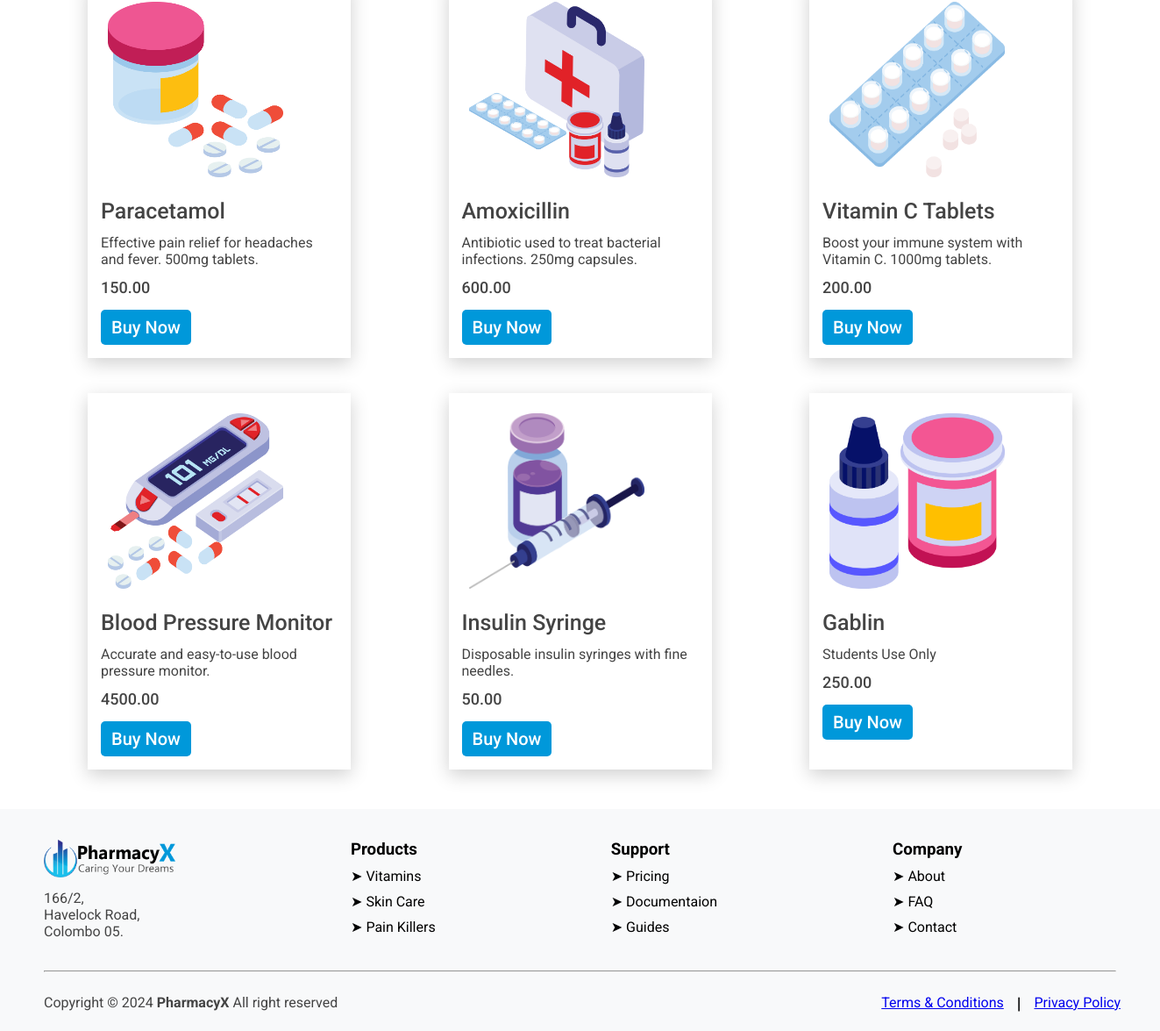
Before: /products.php (signed in, lower part) with the older database file.
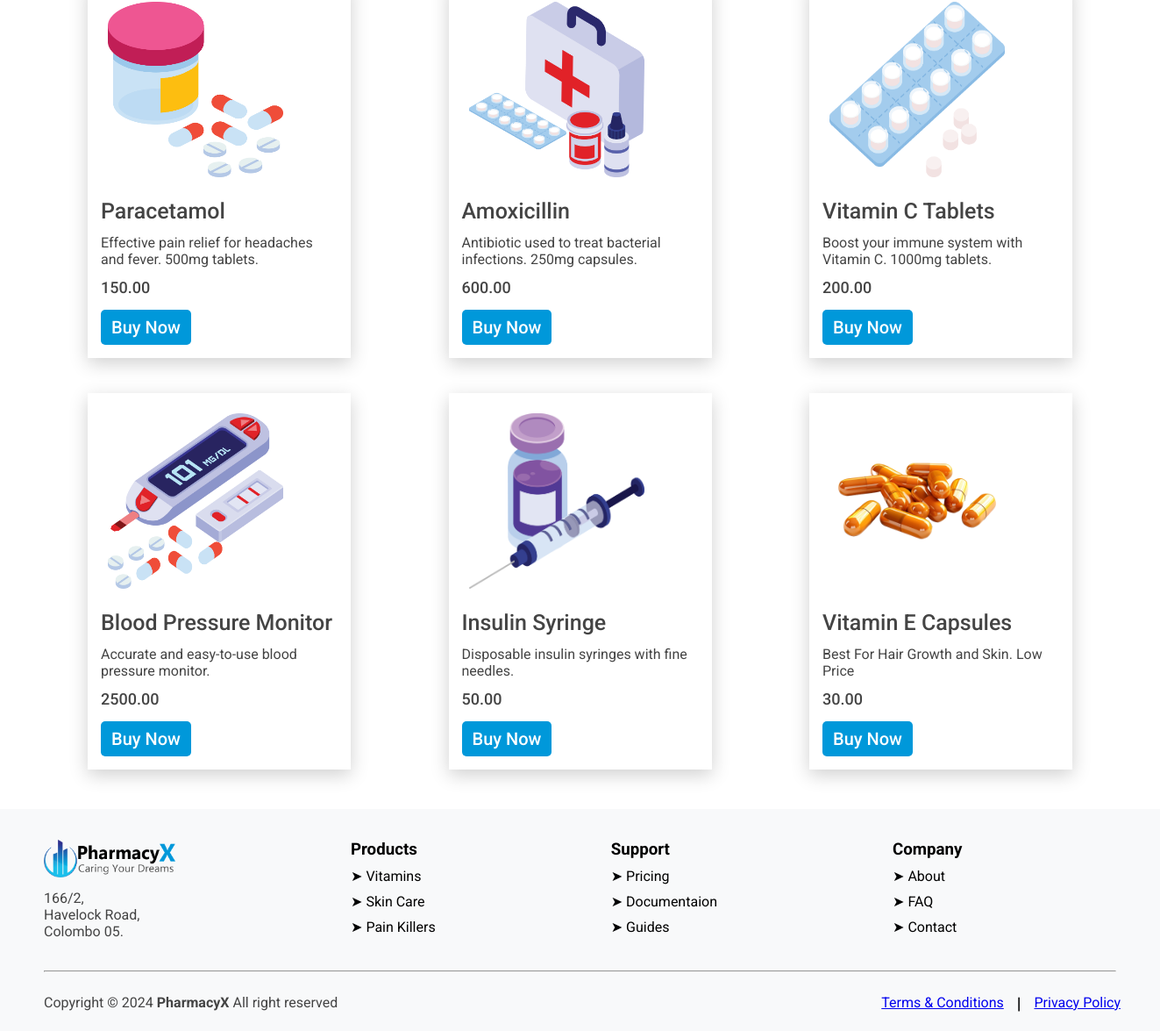
After: the same page with the newer database file.
### tables this page shows
CREATE TABLE `Products` (
  `product_id` int(11) NOT NULL,
  `product_name` varchar(255) NOT NULL,
  `product_description` text DEFAULT NULL,
  `price` decimal(10,2) NOT NULL,
  `stock_quantity` int(11) NOT NULL,
  `image_url` varchar(255) DEFAULT NULL,
  `expire_date` date NOT NULL
);

### products.php (the view, shortened to what this page needs)
<!DOCTYPE html>
<html lang="en">
<head>
    <link rel="stylesheet" href="./CSS/index.css">
    <link rel="stylesheet" href="./CSS/products.css">
</head>
<body>
    <?php include("./header.php"); ?>
    <div class="products-section-container">
         <div class="product-content-container">
        <?php
            $sql = "SELECT * FROM products";
            $result = mysqli_query($Connection,$sql);
                while($row = $result -> fetch_assoc()){
                    $productName = $row['product_name'];
                    $productDescription = $row['product_description'];
                    $price = $row['price'];
                    $product_id = $row['product_id'];
                    $img = $row['image_url'];
                    $image_URL= "./Images/product-icons/".$img;
                    echo "<div class='products-container'>
                            <div class='product-image-container'>
                                <img src='$image_URL' alt='' class='item-image' >
                            </div>
                            <div class='product-details-container'>
                                <p class='item-name'>$productName</p>
                                <p class = 'product-discription'>$productDescription</p>
                                <p class='item-price'>$price</p>
                                <form action='./order_product.php' method='POST' >
                                    <input type='hidden' name='prdct_id' value='$product_id'>
                                    <button class='item-buynow-button' name='buynowbtn' >Buy Now</button>
                                </form>
                            </div>
                          </div>";
                }
        ?>
        </div>
    </div>
    <?php include("./footer.php"); ?>
</body>
</html>

Changed rows visible on the page:
removed products: image_url (picture), product_name "Gablin", product_description "Students Use Only", price "250.00"
changed products "Blood Pressure Monitor": price "4500.00" → "2500.00"
added products: image_url (picture), product_name "Vitamin E Capsules", product_description "Best For Hair Growth and Skin. Low Price", price "30.00"
